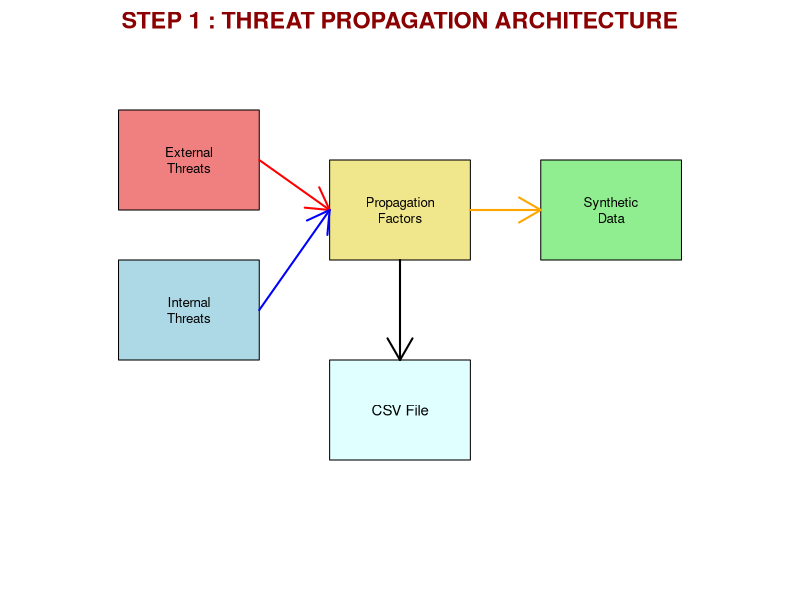

Generate this figure with R:
############################################################
# STEP 1 : THREAT PROPAGATION DATA GENERATION (FINAL)
############################################################

rm(list = ls())
set.seed(123)

############################################################
# 1. DEFINE THREATS
############################################################

external_threats <- c(
  "Hacker_Active",
  "Hacker_Passive",
  "AI_Attack",
  "Virus",
  "Supply_Chain"
)

internal_threats <- c(
  "Weak_Password",
  "No_Encryption",
  "Rogue_Employee",
  "Data_Leak",
  "Insider_Malware"
)

all_threats <- c(external_threats, internal_threats)

############################################################
# 2. PROPAGATION FACTORS
############################################################

direction <- c("Upward","Downward","Forward","Backward","Cross")
vector <- c("Network","Email","USB","Cloud","API")
pattern <- c("Linear","Circular","Random")
medium <- c("Wireless","Wired","Hybrid")

############################################################
# 3. GENERATE DATA (1000 RECORDS)
############################################################

n <- 1000

data <- data.frame(
  Threat = sample(all_threats, n, replace=TRUE),
  Type = sample(c("External","Internal"), n, replace=TRUE),
  Direction = sample(direction, n, replace=TRUE),
  Vector = sample(vector, n, replace=TRUE),
  Pattern = sample(pattern, n, replace=TRUE),
  Medium = sample(medium, n, replace=TRUE),
  Speed = round(rnorm(n,50,15),2),
  Impact = round(rnorm(n,70,20),2),
  Mutation = round(runif(n,0,1),2),
  Attack_Strength = round(rnorm(n,60,15),2)
)

# Fix negative values
data$Speed[data$Speed < 0] <- 10
data$Impact[data$Impact < 0] <- 10

############################################################
# 4. SAVE CSV
############################################################

write.csv(data, "threat_data.csv", row.names = FALSE)

############################################################
# 5. CONSOLE OUTPUT
############################################################

cat("\n==============================\n")
cat("STEP 1 COMPLETED\n")
cat("==============================\n")

cat("\nTotal Records:", nrow(data))
cat("\nTotal Columns:", ncol(data), "\n")

cat("\nSample Data:\n")
print(head(data))

cat("\nThreat Distribution:\n")
print(table(data$Threat))

cat("\nType Distribution:\n")
print(table(data$Type))

############################################################
# 6. CREATE PLOTS FOLDER
############################################################

if(!dir.exists("Step1_Plots")){
  dir.create("Step1_Plots")
}

############################################################
# 7. SAVE GRAPHS
############################################################

# BAR GRAPH
png("Step1_Plots/threat_bar.png",1200,800)
barplot(table(data$Threat),
        col=rainbow(10),
        main="Threat Distribution",
        las=2)
dev.off()

# PIE CHART
png("Step1_Plots/type_pie.png",1200,800)
pie(table(data$Type),
    col=c("red","blue"),
    main="Internal vs External")
dev.off()

# HISTOGRAM
png("Step1_Plots/impact_hist.png",1200,800)
hist(data$Impact,
     col="orange",
     main="Impact Distribution")
dev.off()

############################################################
# 8. ARCHITECTURE (SHOWS IN PLOTS PANEL ✅)
############################################################

par(mar=c(1,1,2,1))
plot(0,0,type="n",xlim=c(0,10),ylim=c(0,10),
     axes=FALSE,xlab="",ylab="")

# BOXES
rect(1,7,3,9,col="lightcoral")   # External
rect(1,4,3,6,col="lightblue")    # Internal
rect(4,6,6,8,col="khaki")        # Factors
rect(7,6,9,8,col="lightgreen")   # Data
rect(4,2,6,4,col="lightcyan")    # CSV

# TEXT
text(2,8,"External\nThreats",cex=0.8)
text(2,5,"Internal\nThreats",cex=0.8)
text(5,7,"Propagation\nFactors",cex=0.8)
text(8,7,"Synthetic\nData",cex=0.8)
text(5,3,"CSV File",cex=0.9)

# ARROWS
arrows(3,8,4,7,col="red",lwd=2)
arrows(3,5,4,7,col="blue",lwd=2)
arrows(6,7,7,7,col="orange",lwd=2)
arrows(5,6,5,4,col="black",lwd=2)

# TITLE
title("STEP 1 : THREAT PROPAGATION ARCHITECTURE",
      col.main="darkred",cex.main=1.4)

############################################################
# FINAL MESSAGE
############################################################

cat("\nCSV file created: threat_data.csv\n")
cat("\nGraphs saved in Step1_Plots folder\n")
cat("\nArchitecture displayed in Plots panel\n")
